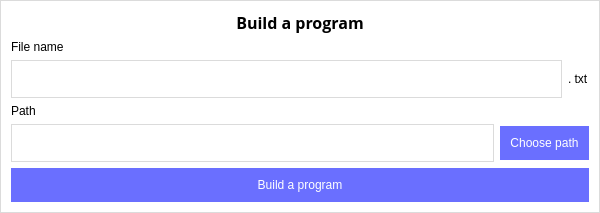
<?xml version="1.0" encoding="UTF-8"?>
<ui version="4.0">
 <class>BuildProgramDialog</class>
 <widget class="QDialog" name="BuildProgramDialog">
  <property name="geometry">
   <rect>
    <x>0</x>
    <y>0</y>
    <width>600</width>
    <height>213</height>
   </rect>
  </property>
  <property name="minimumSize">
   <size>
    <width>0</width>
    <height>0</height>
   </size>
  </property>
  <property name="maximumSize">
   <size>
    <width>16777215</width>
    <height>16777215</height>
   </size>
  </property>
  <property name="windowTitle">
   <string>Build a program</string>
  </property>
  <property name="styleSheet">
   <string notr="true">QDialog {
	background-color: #fff;
	border: 1px solid #DBDBDB;
}

QLabel {
	color: #000;
}

QPushButton {
	background-color: #6A6FFF;
	color: #fff;
	border: none;
	padding: 10px;
}

QLineEdit, QTextEdit {
	background-color: #fff;
	color: #000;
	border: 1px solid #DBDBDB;
	padding: 10px;
}

QComboBox {
	background-color: #fff;
	color: #000;
	border: 1px solid #DBDBDB;
	padding: 10px;
}

QComboBox::drop-down { border: 0px; }
QComboBox::down-arrow {
	image: url(:images/drop-arrow.png);
	width: 14px;
	height: 14px;
	margin-right: 10px;
}

QComboBox QAbstractItemView {
	border: 1px solid #DBDBDB;
	background-color: #fff;
}</string>
  </property>
  <layout class="QVBoxLayout" name="verticalLayout">
   <item>
    <widget class="QLabel" name="label">
     <property name="font">
      <font>
       <family>Open Sans</family>
       <pointsize>12</pointsize>
       <weight>75</weight>
       <bold>true</bold>
      </font>
     </property>
     <property name="text">
      <string>Build a program</string>
     </property>
     <property name="alignment">
      <set>Qt::AlignCenter</set>
     </property>
    </widget>
   </item>
   <item>
    <widget class="QLabel" name="fileNameLabel">
     <property name="text">
      <string>File name</string>
     </property>
    </widget>
   </item>
   <item>
    <widget class="QWidget" name="widget_2" native="true">
     <layout class="QHBoxLayout" name="horizontalLayout_2">
      <property name="leftMargin">
       <number>0</number>
      </property>
      <property name="topMargin">
       <number>0</number>
      </property>
      <property name="rightMargin">
       <number>0</number>
      </property>
      <property name="bottomMargin">
       <number>0</number>
      </property>
      <item>
       <widget class="QLineEdit" name="fileName">
        <property name="styleSheet">
         <string notr="true"/>
        </property>
       </widget>
      </item>
      <item>
       <widget class="QLabel" name="label_2">
        <property name="text">
         <string>. txt</string>
        </property>
       </widget>
      </item>
     </layout>
    </widget>
   </item>
   <item>
    <widget class="QLabel" name="pathLabel">
     <property name="text">
      <string>Path</string>
     </property>
    </widget>
   </item>
   <item>
    <widget class="QWidget" name="widget" native="true">
     <layout class="QHBoxLayout" name="horizontalLayout">
      <property name="leftMargin">
       <number>0</number>
      </property>
      <property name="topMargin">
       <number>0</number>
      </property>
      <property name="rightMargin">
       <number>0</number>
      </property>
      <property name="bottomMargin">
       <number>0</number>
      </property>
      <item>
       <widget class="QLineEdit" name="path"/>
      </item>
      <item>
       <widget class="QPushButton" name="choosePath">
        <property name="text">
         <string>Choose path</string>
        </property>
       </widget>
      </item>
     </layout>
    </widget>
   </item>
   <item>
    <widget class="QPushButton" name="buildProgram">
     <property name="styleSheet">
      <string notr="true"/>
     </property>
     <property name="text">
      <string>Build a program</string>
     </property>
    </widget>
   </item>
  </layout>
 </widget>
 <resources/>
 <connections/>
</ui>
